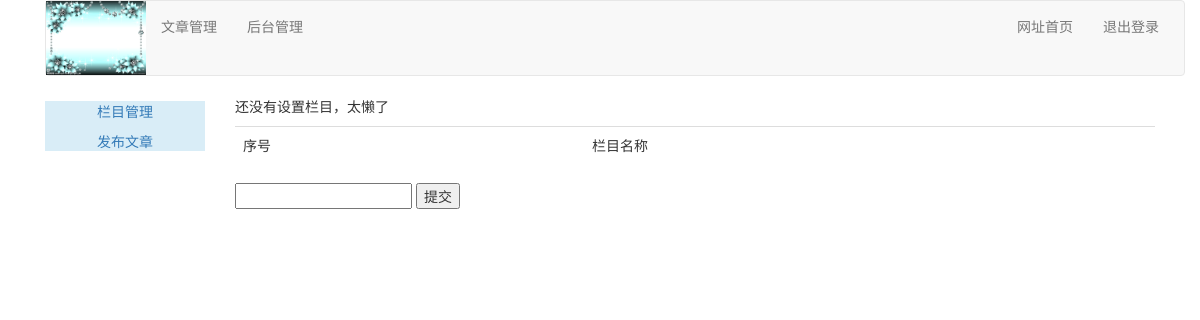
/article/article_add/ (signed in), run on an earlier commit of the app's database.
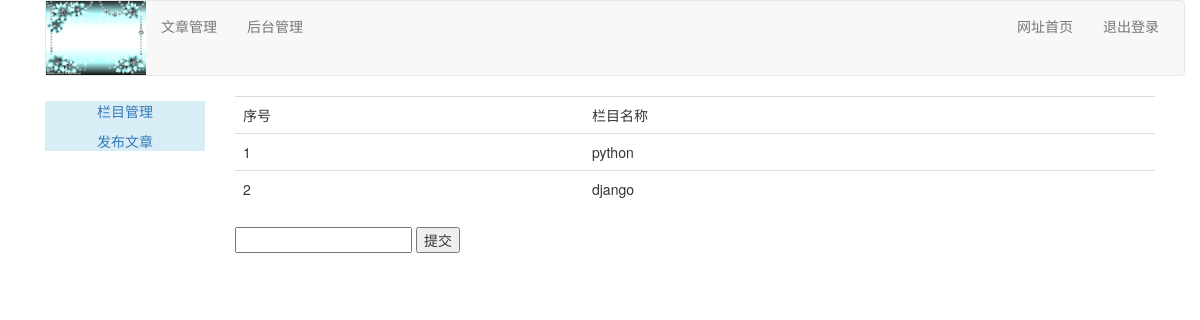
And on a later commit of the database.
### article/models.py (models this page shows, shortened)
class ArticleColumn(models.Model):
    user=models.ForeignKey(User,related_name='article_column',on_delete=models.CASCADE)
    column=models.CharField(max_length=200)
    created=models.DateTimeField(auto_now_add=True)

### article/views.py (the view, shortened to what this page needs)
# urls.py: path('article_add/',views.article_add,name="article_add"),
@login_required(login_url='/account/login')
def article_add(request):
    if request.method=="GET":
        columns=ArticleColumn.objects.filter(user=request.user)
        column_form=ArticleColumnForm()
        return render(request,"article/column/column_add.html",{"columns":columns,"column_form":column_form})

### article/forms.py
class ArticleColumnForm(forms.ModelForm):
    class Meta:
        model=ArticleColumn
        fields=("column",)

### templates/article/column/column_add.html (shortened to what this page needs)
{% extends "article/base.html" %}
{% load staticfiles %}
{% block content %}
<div>
    <table class="table table-hover">
        <tr>
            <td>序号</td>
            <td>栏目名称</td>
        </tr>
        {% for column in columns %}
        <tr>
            <td>{{ forloop.counter }}</td>
            <td>{{ column.column }}</td>
        </tr>
        {% empty %}
        <p>还没有设置栏目，太懒了</p>
        {% endfor %}
    </table>
</div>
<form action="." method="post">
    <input type="text" name="column">
    <input type="submit" value="提交">
</form>
{% endblock %}

What changed in the data, as far as the page shows it:
added ArticleColumn: column "python"
added ArticleColumn: column "django"
Also different on the page:
text no longer shown: "还没有设置栏目，太懒了"
